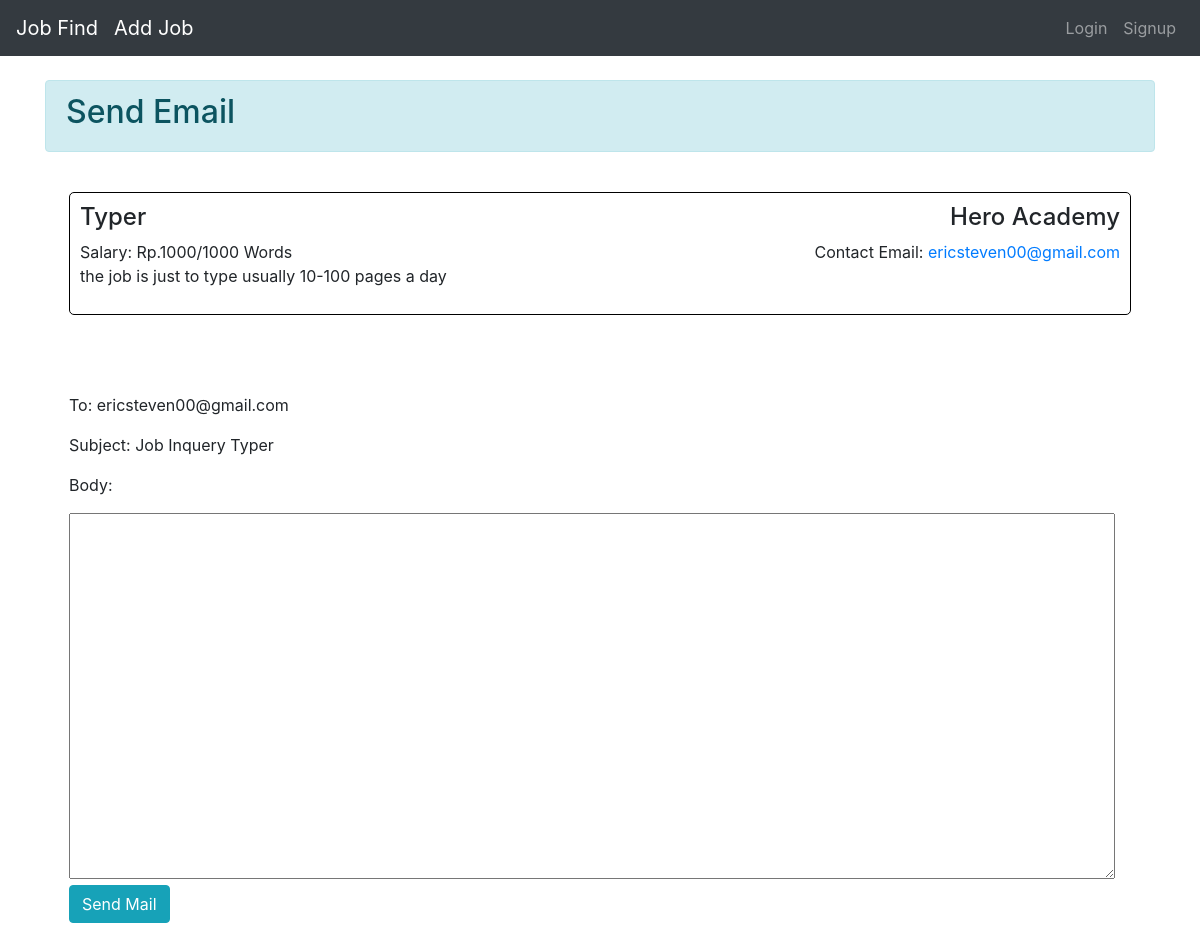
/email/1, run on the app's committed database.
### work_app/models.py (models this page shows, shortened)
class jobs(models.Model):
    level_choices = [
        ('E', 'Entry-Level'),
        ('S', 'Senior-Level'),
        ('V', 'VP-Level'),
    ]
    user  = models.ForeignKey(User, on_delete= models.CASCADE,null=False)
    position= models.CharField(max_length=100)
    level= models.CharField(max_length=30 , choices=level_choices)
    salary = models.CharField(max_length=50)
    description = models.TextField(null=True, blank=True)
    company = models.CharField(max_length=50)
    contact_email =models.CharField(max_length=50)

### work_app/views.py (the view)
# urls.py: path('email/<int:id>', email_job),
def email_job(request, id):
    job = jobs.objects.get(pk=id)
    return render(request , 'email_send.html' , context={'job' : job})

### work_app/templates/email_send.html (shortened to what this page needs)
{% extends 'base.html' %}
{% block content %}
<div class="container pt-4">
    <div class="alert alert-info">
        <h2>Send Email</h2>
    </div>
    <div class="p-4">
        <div class="jobs">
            <h4>{{job.position}}</h4>
            <h4 class="jobs-right">{{job.company}}</h4>
            <br>
            <div class="jobs-container">
                <span>Salary: {{job.salary}}</span>
                <span class="jobs-right">
                    Contact Email: <a href="/email/{{job.id}}" title="Email">{{job.contact_email}}</a>
                </span>
            </div>
            <p class="jobs-desc">{{job.description}}</p>
        </div>
    </div>
    <div class="p-4">
        <form action="/email-sent/{{job.id}}" method="POST">
            <p>To:  {{job.contact_email}}</p>
            <p>Subject: Job Inquery {{job.position}}</p>
            <p>Body:</p>
            <textarea name="body" rows="15" cols="100"></textarea><br>
            <input type="submit" value="Send Mail" class="btn btn-info">
        </form>
    </div>
</div>
{% endblock %}

### work_app/templates/base.html (style rules this page uses)
.jobs { padding: 10px; border: 1px solid black; border-radius: 5px; margin-bottom: 30px; }
.jobs h4 { display: inline-block; }
.jobs-right { float: right; }
.jobs-desc { white-space: pre-wrap; }

### data on the page
jobs: position "Typer", company "Hero Academy", salary "Rp.1000/1000 Words", contact_email "ericsteven00@gmail.com", description "the job is just to type usually 10-100 pages a day"
